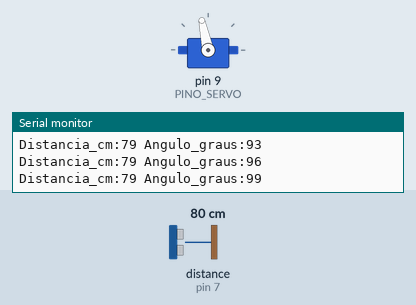
Recording of a sketch running on a simulated Arduino Uno, built with avr-gcc and run on an emulated ATmega328P. Shown: servo, the last lines printed to the serial monitor. Wiring (inferred from the names in the program): ultrasonic range finder: trigger pin 6; echo pin 7. The inputs (shaded band) are chosen by the test bench; at power-on: distance to the obstacle (sensor on pin 7) 80 cm. The echo pulse lasts 58.3 µs per cm.

Above: at 1.2 s.
1.3 s: distance to the obstacle (sensor on pin 7) set to 2 cm
At 2.13 s:
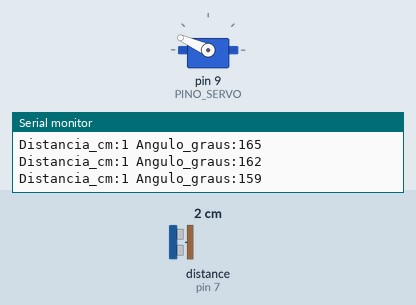
4.3 s: distance to the obstacle (sensor on pin 7) set to 120 cm
7.3 s: distance to the obstacle (sensor on pin 7) set to 9 cm
At 8.14 s:
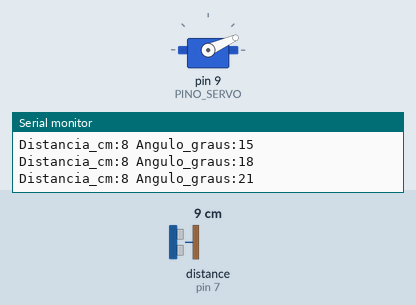
10.3 s: distance to the obstacle (sensor on pin 7) set to 18 cm
At 11.02 s:
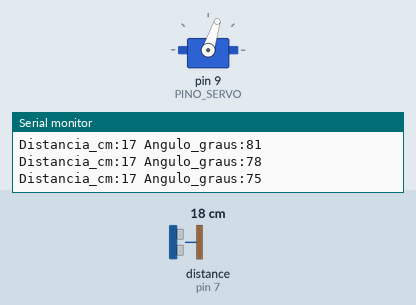
Timing chart, 0 to 14.3 s (numbered marks = the images above; inputs shaded):
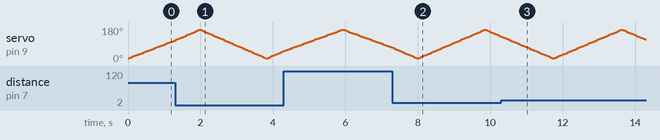

The sketch:

p44_radar_ultrassonico.ino
```cpp
/*
 * Projeto 44: Radar Ultrassônico
 * O que faz: Varre o ambiente de 15 a 165 graus com o servo + HC-SR04 e plota no Plotter Serial.
 * Ligações: D6 (Trig), D7 (Echo), D9 (Sinal do Servo SG90)
 * Bibliotecas: Servo
 * Material: 80 Projetos Arduino
 */

#include <Servo.h>

const byte PINO_TRIG = 6;  // Trig do HC-SR04
const byte PINO_ECHO = 7;  // Echo do HC-SR04
const byte PINO_SERVO = 9; // Sinal do servo motor da torre

const byte PASSO_GRAUS = 3; // AJUSTE AQUI: graus por passo da varredura

Servo motorRadar;

long medirCmLimitado() {
  digitalWrite(PINO_TRIG, LOW);
  delayMicroseconds(2);
  digitalWrite(PINO_TRIG, HIGH);
  delayMicroseconds(10);
  digitalWrite(PINO_TRIG, LOW);

  unsigned long dur = pulseIn(PINO_ECHO, HIGH, 20000UL);
  if (dur == 0) return 100;
  long cm = (long)(dur * 0.0343 / 2.0);
  if (cm > 100) cm = 100;
  return cm;
}

void medirEImprimir(int angulo) {
  motorRadar.write(angulo);
  delay(35); // Aguarda o servo estabilizar no ângulo
  long cm = medirCmLimitado();

  // Formato compatível tanto com o Monitor Serial quanto com o Plotter Serial
  Serial.print(F("Distancia_cm:"));
  Serial.print(cm);
  Serial.print(F(" Angulo_graus:"));
  Serial.println(angulo);
}

void setup() {
  Serial.begin(9600);
  pinMode(PINO_TRIG, OUTPUT);
  pinMode(PINO_ECHO, INPUT);
  motorRadar.attach(PINO_SERVO);
}

void loop() {
  for (int ang = 15; ang <= 165; ang += PASSO_GRAUS) {
    medirEImprimir(ang);
  }
  for (int ang = 165; ang >= 15; ang -= PASSO_GRAUS) {
    medirEImprimir(ang);
  }
}
```
